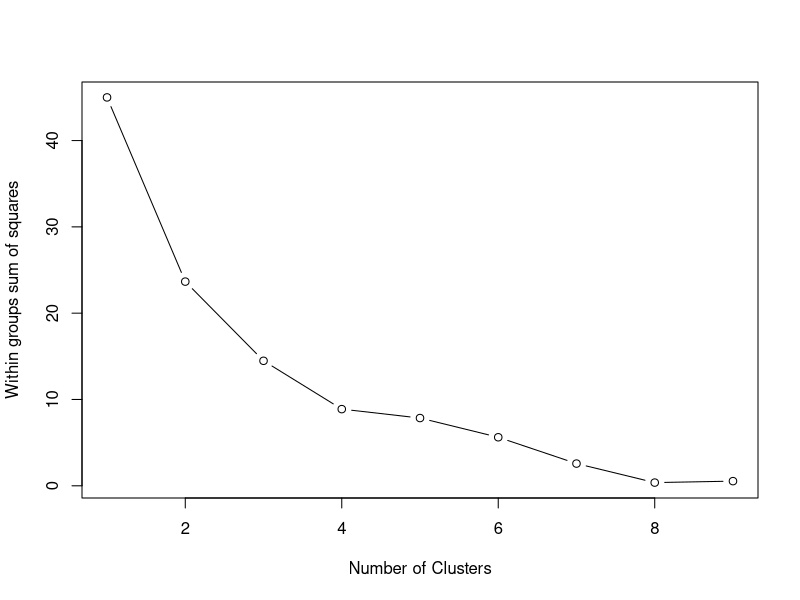
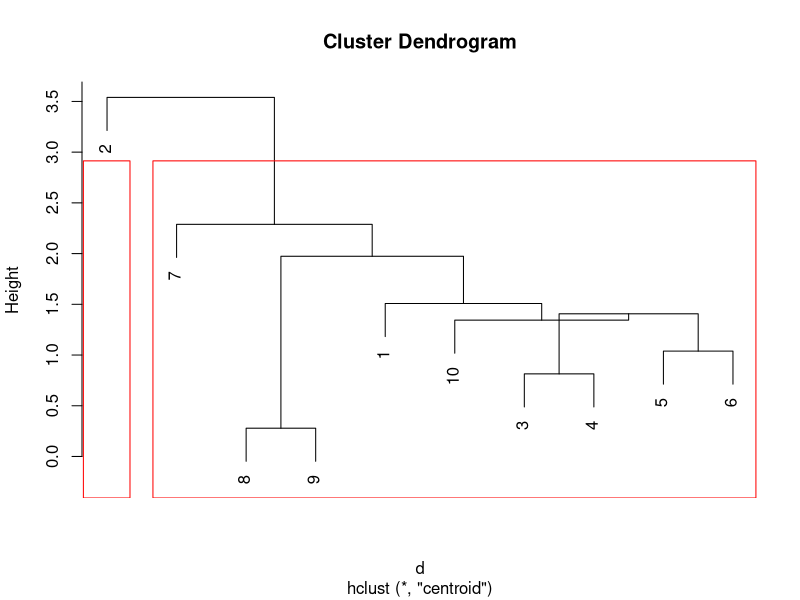

The R script that drew these images, in order:
## ---- chunk 1
knitr::opts_chunk$set(echo = TRUE)
## ---- chunk 2
library(tidyverse)
## ---- chunk 3
(cdat = read.csv('data/ch08p19-discriminant-analysis.csv', header = TRUE, stringsAsFactors = FALSE))
## ---- chunk 4
(cdat_scaled <- scale(cdat[sapply(cdat, is.numeric)])) # standardize variables
## ---- chunk 5
nrow_dat <- nrow(cdat_scaled)
wss <- (nrow_dat - 1)*sum(apply(cdat_scaled, 2, var))

for (i in 2:(nrow_dat-1)){
  wss[i] <- sum(kmeans(cdat_scaled, centers = i)$withinss)
}

plot(1:(nrow_dat-1), wss, type="b", xlab="Number of Clusters", ylab="Within groups sum of squares")
## ---- chunk 6
# Ward Hierarchical Clustering
d <- dist(cdat_scaled, method = "euclidean") # distance matrix
fit_cl <- hclust(d, method = "centroid") 
## ---- chunk 7
plot(fit_cl) # display dendogram
groups <- cutree(fit_cl, k=2) # cut tree into 5 clusters
# draw dendogram with red borders around the 5 clusters 
rect.hclust(fit_cl, k=2, border="red")
